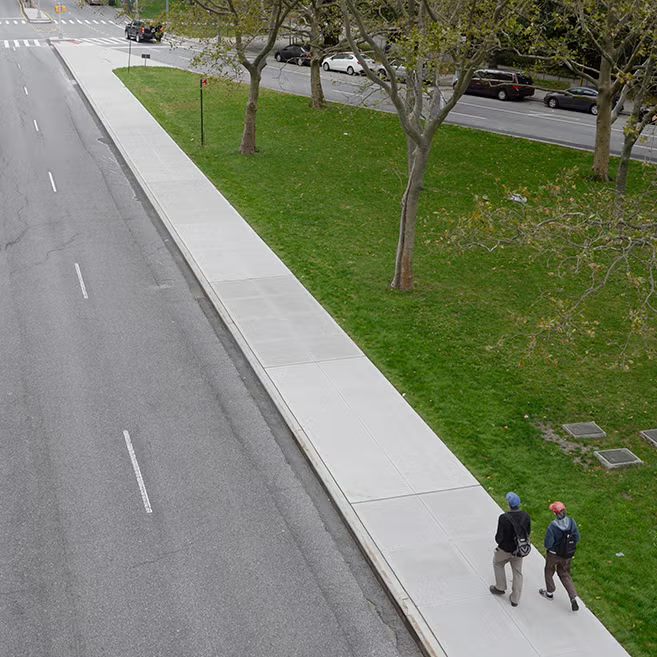
//> input picture assets/sidewalk.png, 657 x 657 px
$ ./chapter3   (built with g++ and OpenCV 4)
//> lines starting //> are read from the running program, lines starting //| are printed output that depends on the picture
//-------Resize and crop-------


#include <iostream>

#include <opencv2/imgcodecs.hpp>
#include <opencv2/highgui.hpp>
#include <opencv2/imgproc.hpp>

using namespace cv;
using namespace std;

void main(){
    string path = "../assets/sidewalk.png";
    Mat img,imgResized,imgCropped;
    img = imread(path);
//> img is the input picture: 657 rows x 657 cols, CV_8UC3; mean B, G, R 107.2, 128.4, 122.8

    // >>Two ways to use resize
    //resize(imgOrigin,imgNew,Size(newX,newY))
    //resize(imgOrigin,imgNew,Size(),ratioX,ratioY)
    resize(img,imgResized,Size(),1,0.5);
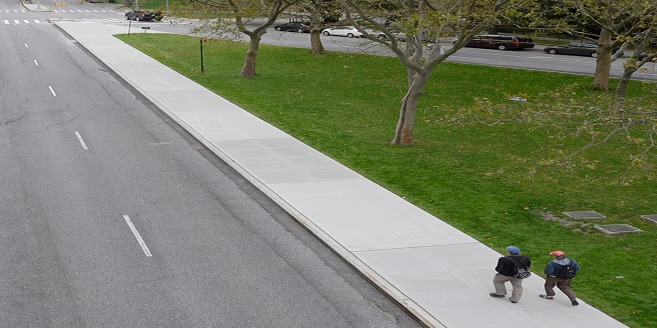
//> imgResized: 328 rows x 657 cols, CV_8UC3; mean B, G, R 107.4, 128.6, 123

    //Cropping
    //Rect(x,y,width,height)
    Rect roi(100,100,200,250);
    imgCropped = img(roi);
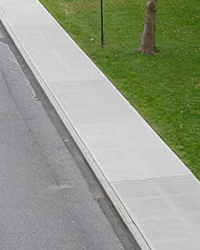
//> imgCropped: 250 rows x 200 cols, CV_8UC3; mean B, G, R 137.1, 155.5, 149.2

    imshow("Original Image",img);
    imshow("Resized Image",imgResized);
    imshow("Cropped Image",imgCropped);
    waitKey(0);
}

$ run again, with assets/cards.png copied over assets/sidewalk.png
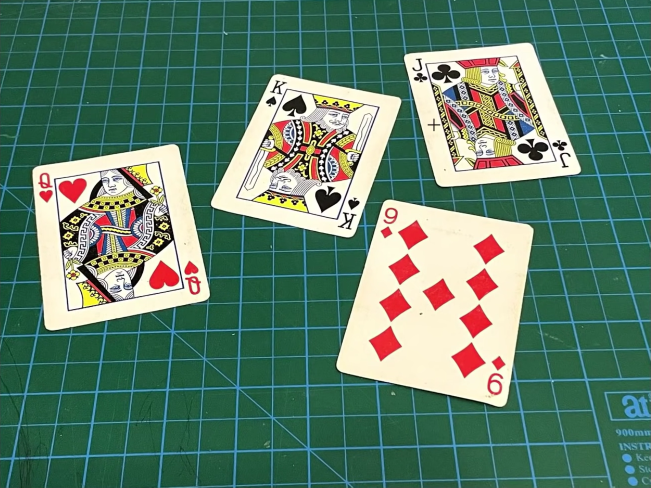
//> input picture assets/cards.png, 1301 x 975 px (shown at 1/2 size)
//> img is the input picture: 975 rows x 1301 cols, CV_8UC3; mean B, G, R 106.2, 125.8, 92.6
//> `resize(img,imgResized,Size(),1,0.5);`:
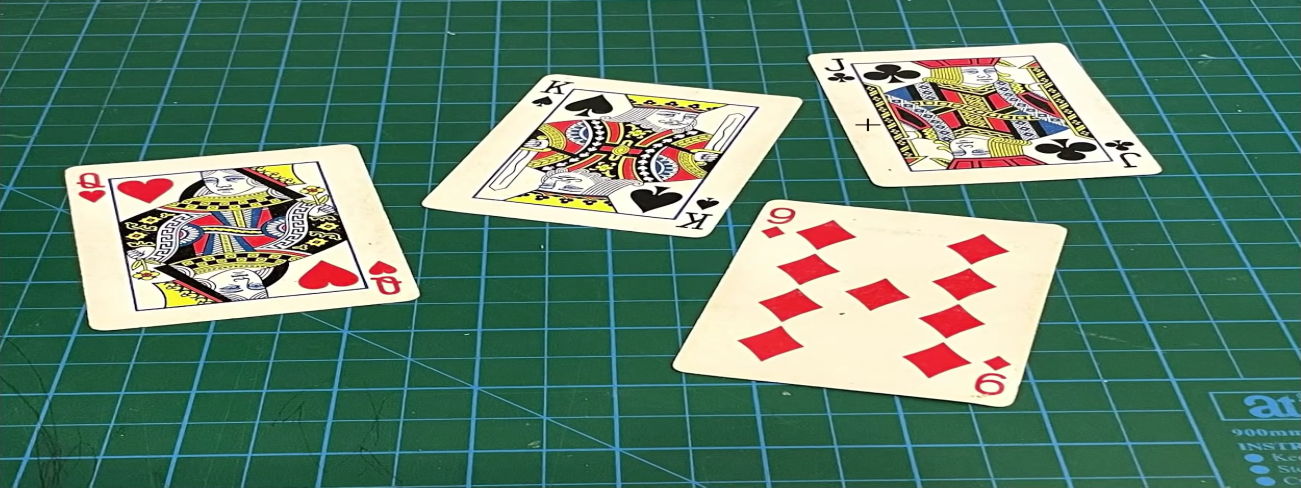
//> imgResized: 488 rows x 1301 cols, CV_8UC3; mean B, G, R 106.4, 126, 92.8
//> `imgCropped = img(roi);`:
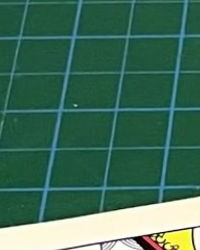
//> imgCropped: 250 rows x 200 cols, CV_8UC3; mean B, G, R 89.7, 110.7, 65.1
